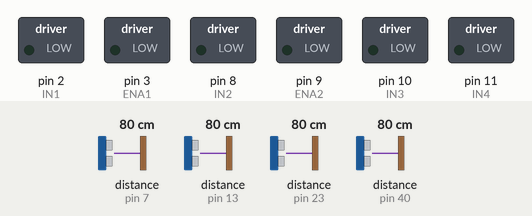
A sketch run on a simulated Arduino Uno, built with avr-gcc and run on an emulated ATmega328P. Parts: switched loads named in the sketch (green lamp = pin HIGH). The inputs (shaded band) are chosen by the test bench; at power-on: distance to the obstacle (sensors on pin 7, pin 13, pin 23, pin 40) 80 cm.

Above: at 1.2 s.
1.3 s: distance to the obstacle (sensor on pin 7) set to 75 cm
At 2.5 s:
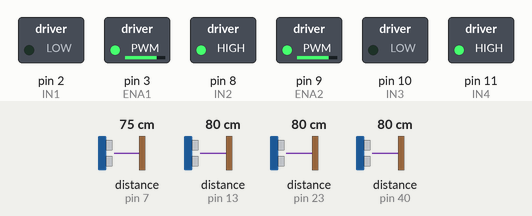
2.8 s: distance to the obstacle (sensor on pin 13) set to 71 cm
At 3.4 s:
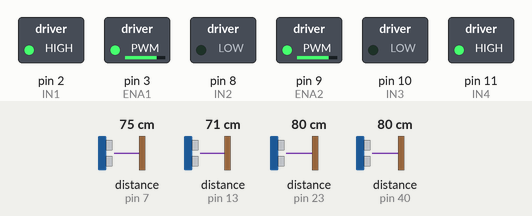
4.3 s: distance to the obstacle (sensor on pin 23) set to 74 cm
5.8 s: distance to the obstacle (sensor on pin 23) set to 66 cm
At 6.1 s:
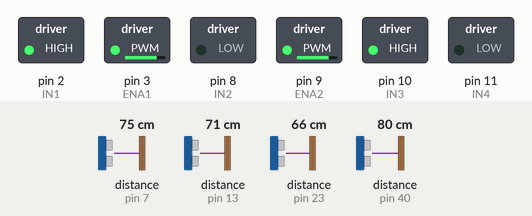
7.3 s: distance to the obstacle (sensor on pin 13) set to 2 cm
At 7.8 s:
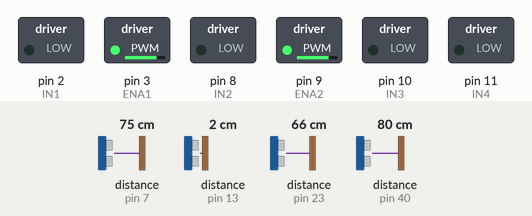
8.8 s: distance to the obstacle (sensor on pin 13) set to 9 cm
At 9.8 s:
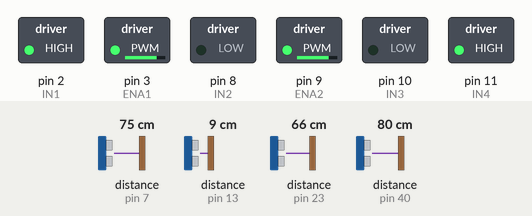
Timing chart, 0 to 11.3 s (numbered marks = the images above; inputs shaded):
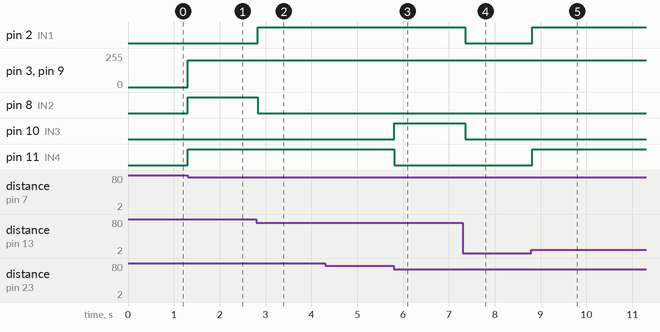

Measured:
- the behaviour switches between 80 and 79 cm on distance to the obstacle (sensor on pin 7) (found by bisection; images 0 and 1)
- the behaviour switches between 75 and 74 cm on distance to the obstacle (sensor on pin 13) (found by bisection; images 1 and 2)
- the behaviour switches between 71 and 70 cm on distance to the obstacle (sensor on pin 23) (found by bisection; images 2 and 3)
- after the input at 1.3 s, pin 3 (ENA1), pin 9 (ENA2): 0/255 → 200/255 at once; pin 8 (IN2), pin 11 (IN4): LOW → HIGH at once
- after the input at 2.8 s, pin 2 (IN1): LOW → HIGH at once; pin 8 (IN2): HIGH → LOW at once
- after the input at 4.3 s, every drawn part: stays the same
- after the input at 5.8 s, pin 10 (IN3): LOW → HIGH at once; pin 11 (IN4): HIGH → LOW at once
- after the input at 7.3 s, pin 2 (IN1), pin 10 (IN3): HIGH → LOW after 0.06 s
- after the input at 8.8 s, pin 2 (IN1), pin 11 (IN4): LOW → HIGH at once

The sketch:

dcMotors_udSensors.ino
```cpp
// LIBRARIES
#include <HCSR04.h>

// Motor A connections
#define ENA1 3
#define IN1 2
#define IN2 8
// Motor B connections
#define ENA2 9
#define IN3 10
#define IN4 11


// Variables for calculating the distance from de sensors
int distanceFront = 0;
int distanceBack = 0;
int distanceLeft = 0;
int distanceRight = 0;

// we set the dc motors speed to 200
int motorSpeed = 200;

// Define ultrasonic distance sensoe pins
UltraSonicDistanceSensor distanceSensorFront (12, 13);
UltraSonicDistanceSensor distanceSensorBack (38, 40);
UltraSonicDistanceSensor distanceSensorLeft (22, 23);
UltraSonicDistanceSensor distanceSensorRight (6, 7);

// lcd screen eyes byte configuration
byte smiley[8] = {
  0b01110,
  0b11001,
  0b11001,
  0b10001,
  0b10011,
  0b11111,
  0b11111,
  0b01110,
};

void setup() {
  // Set all the motor control pins to outputs
  // Motor A
  pinMode(ENA1, OUTPUT);
  pinMode(IN1, OUTPUT);
  pinMode(IN2, OUTPUT);
  // Motor B
  pinMode(ENA2, OUTPUT);
  pinMode(IN3, OUTPUT);
  pinMode(IN4, OUTPUT);

}

void loop() {

  // we set the measure captured by the sensors to centimeters
  distanceFront = distanceSensorFront.measureDistanceCm ();
  distanceBack = distanceSensorBack.measureDistanceCm ();
  distanceLeft = distanceSensorLeft.measureDistanceCm ();
  distanceRight = distanceSensorRight.measureDistanceCm ();


//-------------------------------------------- FIRST IF SECUENCE --------------------------------------------
  //if the front ultrasonic sensor is the one recieving less distance, the dc motors turn forward
  if(distanceFront < distanceBack && distanceFront < distanceLeft && distanceFront < distanceRight) {
    if(distanceFront > 5 && distanceFront < 100){
    moveForward();
    } else {
      notMoving();
      }
  }

//-------------------------------------------- SECOND IF SECUENCE --------------------------------------------
  //if the back ultrasonic sensor is the one recieving less distance, the dc motors turn left 180 degrees
  if(distanceBack < distanceFront && distanceBack < distanceLeft && distanceBack < distanceRight){
    if(distanceBack < 100 && distanceBack > 1){
        rotateLeft(180);
      } else {
      notMoving();
      }
  }

//-------------------------------------------- THIRD IF SECUENCE --------------------------------------------
  //if the left ultrasonic sensor is the one recieving less distance, the dc motors turn left 90 degrees
  if(distanceLeft < distanceBack && distanceLeft < distanceFront && distanceLeft < distanceRight) {
    if(distanceLeft < 100 && distanceLeft > 1){
    rotateLeft(90);
    } else {
      notMoving();
      }
  }

//-------------------------------------------- FORTH IF SECUENCE --------------------------------------------
  //if the right ultrasonic sensor is the one recieving less distance, the dc motors turn right 90 degrees
  if(distanceRight < distanceBack && distanceRight < distanceFront && distanceRight < distanceLeft) {
    if(distanceRight < 100 && distanceRight > 1){
    rotateRight(90);
    } else {
      notMoving();
      }
  }

}

/////////////////////////////////
//                             //
//         FUNCTIONS           //
//                             //
/////////////////////////////////

// Function that make the weels move forward
 void moveForward() {
  analogWrite(ENA1, motorSpeed);
  digitalWrite(IN1, HIGH);
  digitalWrite(IN2, LOW);

  analogWrite(ENA2, motorSpeed);
  digitalWrite(IN3, LOW);
  digitalWrite(IN4, HIGH);
 }
// Function that make the weels stop moving
 void notMoving() {
  analogWrite(ENA1, motorSpeed);
  digitalWrite(IN1, LOW);
  digitalWrite(IN2, LOW);

  analogWrite(ENA2, motorSpeed);
  digitalWrite(IN3, LOW);
  digitalWrite(IN4, LOW);
}
// Function that make the weels turn right
void turnRight() {
  analogWrite(ENA1, motorSpeed);
  digitalWrite(IN1, LOW);
  digitalWrite(IN2, HIGH);

  analogWrite(ENA2, motorSpeed);
  digitalWrite(IN3, LOW);
  digitalWrite(IN4, HIGH);
}
// Function that make the weels turn left
void turnLeft() {
  analogWrite(ENA1, motorSpeed);
  digitalWrite(IN1, HIGH);
  digitalWrite(IN2, LOW);

  analogWrite(ENA2, motorSpeed);
  digitalWrite(IN3, HIGH);
  digitalWrite(IN4, LOW);
}

//--------------------------------------------------------------------

// Function that rotates the motor left
void rotateLeft(int degrees) {
   // Calculate the rpm
   int rpm = degrees * 60;
   // Calculate the time it takes to rotate the motor
   int time = rpm * 0.25;
   // Rotate the motor
   for (int i = 0; i < time; i++) {
     turnLeft();
   }
}
// Function that rotates the motor right
void rotateRight(int degrees) {
   // Calculate the rpm
   int rpm = degrees * 60;
   // Calculate the time it takes to rotate the motor
   int time = rpm * 0.25;
   // Rotate the motor
   for (int i = 0; i < time; i++) {
     turnRight();
   }
}
```
